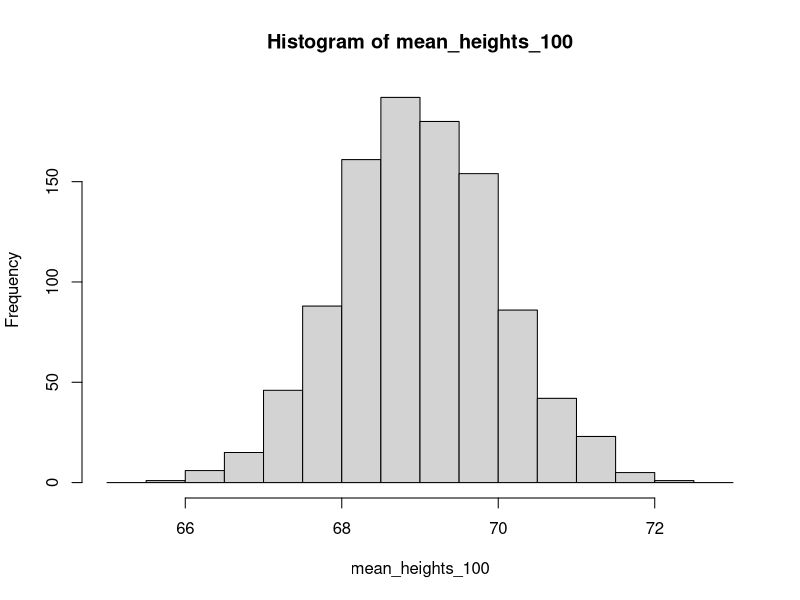
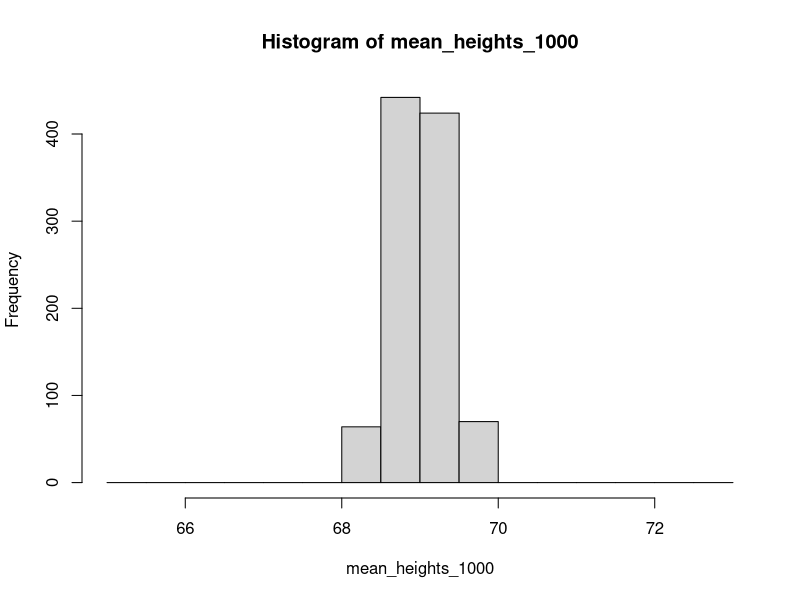
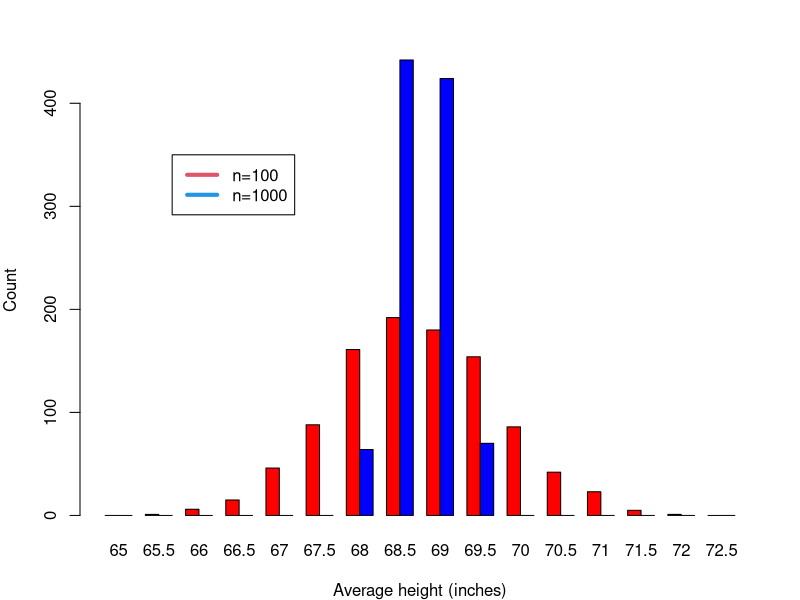

These figures' R source, in order:
get_heights=function(x){
  heights = rnorm(x,69,10)
  mean_heights=mean(heights)
  return(mean_heights)
}

get_heights(100)

mean_heights_100 = rep(NA,length(get_heights(100)))
for (i in 1:1000){
  mean_heights_100[i] = mean(get_heights(100));
 }

mean_heights_1000 = rep(NA,length(get_heights(1000)))
for (i in 1:1000){
  mean_heights_1000[i] = mean(get_heights(1000));
}


#plot
bins = seq(65,73,by=0.5)
counts_100 = hist(mean_heights_100,breaks=bins)$counts
counts_1000 = hist(mean_heights_1000,breaks=bins)$counts

par(mfrow=c(1,1), mar=c(4, 4, 3, 2)) #sets plotting area and margins

barplot(rbind(counts_100,counts_1000),col=c("red","blue"),beside=T,names.arg=seq(65,72.5,by=0.5),xlab="Average height (inches)",ylab="Count")
legend(6,350,c("n=100","n=1000"),col=c(2,4),lwd=4)
